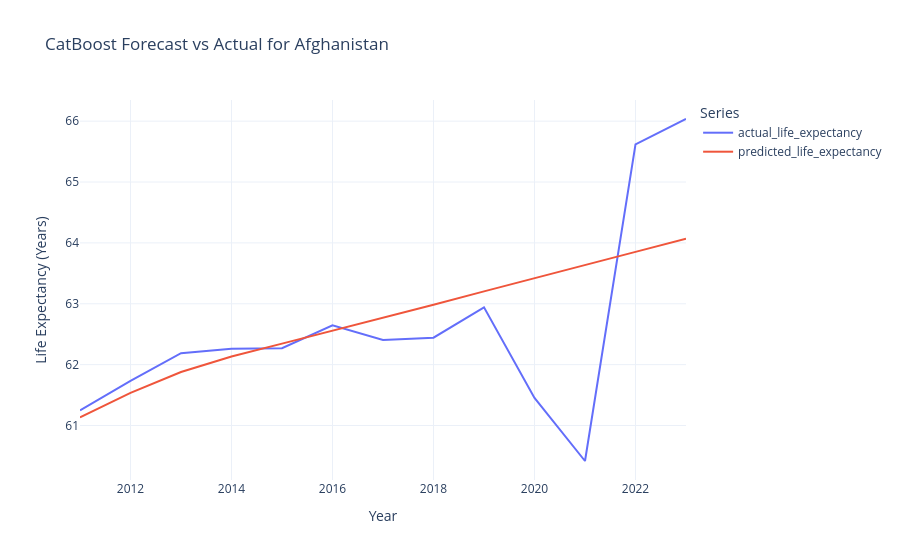
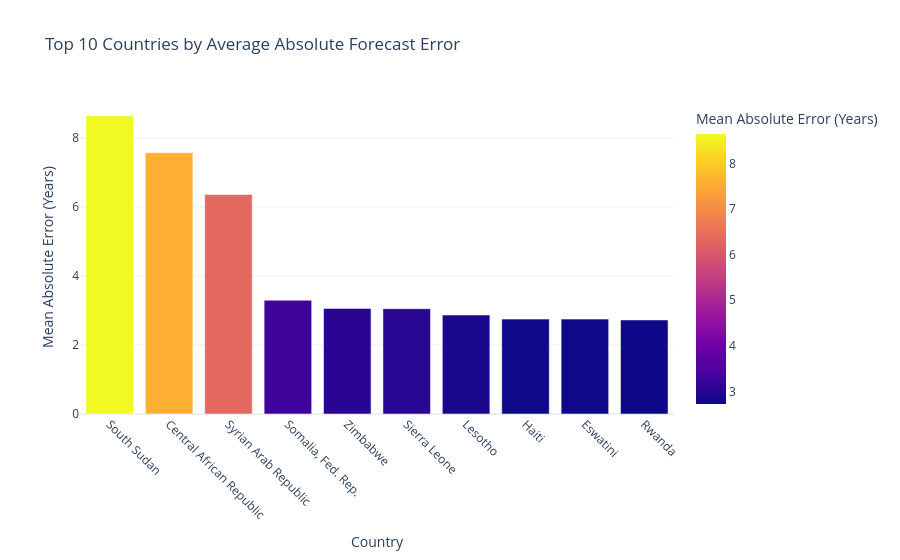

Here is the notebook cell these charts were saved with, in order:
### Markdown cell above
## Forecast results visualizations

Once the pipeline runs, this section loads the saved CatBoost outputs and shows the key charts again.

### Code cell
import pandas as pd
import plotly.express as px

forecast_file = PROJECT_ROOT / 'data' / 'results' / 'forecast_catboost.csv'
if forecast_file.exists():
    forecast_df = pd.read_csv(forecast_file)
    forecast_df = forecast_df.rename(columns={
        'Country Name': 'country_name',
        'Country Code': 'country_code',
        'Year': 'year',
        'Predicted': 'predicted_life_expectancy',
        'Actual': 'actual_life_expectancy',
    })

    # summary metrics across all forecast rows
    forecast_df['abs_error'] = (forecast_df['actual_life_expectancy'] - forecast_df['predicted_life_expectancy']).abs()
    summary = {
        'MAE': round(forecast_df['abs_error'].mean(), 4),
        'RMSE': round(((forecast_df['actual_life_expectancy'] - forecast_df['predicted_life_expectancy']) ** 2).mean() ** 0.5, 4),
        'Countries': int(forecast_df['country_name'].nunique()),
        'Years': int(forecast_df['year'].nunique()),
    }

    print('Forecast summary:')
    for k, v in summary.items():
        print(f'  {k}: {v}')

    country_options = sorted(forecast_df['country_name'].dropna().unique())
    selected_country = country_options[0] if country_options else None

    if selected_country is not None:
        country_df = forecast_df[forecast_df['country_name'] == selected_country].sort_values('year')
        country_plot = country_df[['year', 'actual_life_expectancy', 'predicted_life_expectancy']].melt(
            id_vars='year',
            var_name='series',
            value_name='life_expectancy',
        )
        fig = px.line(
            country_plot,
            x='year',
            y='life_expectancy',
            color='series',
            title=f'CatBoost Forecast vs Actual for {selected_country}',
            labels={'year': 'Year', 'life_expectancy': 'Life Expectancy (Years)', 'series': 'Series'},
            template='plotly_white',
        )
        fig.show()

    # country comparison: average absolute error by country
    country_error = (
        forecast_df.assign(error_abs=lambda d: (d['actual_life_expectancy'] - d['predicted_life_expectancy']).abs())
        .groupby('country_name', as_index=False)['error_abs']
        .mean()
        .sort_values('error_abs', ascending=False)
        .head(10)
    )

    comparison_fig = px.bar(
        country_error,
        x='country_name',
        y='error_abs',
        color='error_abs',
        title='Top 10 Countries by Average Absolute Forecast Error',
        labels={'country_name': 'Country', 'error_abs': 'Mean Absolute Error (Years)'},
        template='plotly_white',
    )
    comparison_fig.update_xaxes(tickangle=45)
    comparison_fig.show()
else:
    print('Forecast file not found yet. Run the forecasting pipeline first.')

### Figure 1 — Plotly figure (JSON) as saved in the notebook; plotly's stock layout.template omitted (floating-point values rounded to 4 significant figures)
{"data": [{"hovertemplate": "Series=actual_life_expectancy<br>Year=%{x}<br>Life Expectancy (Years)=%{y}<extra></extra>", "legendgroup": "actual_life_expectancy", "line": {"color": "#636efa", "dash": "solid"}, "marker": {"symbol": "circle"}, "mode": "lines", "name": "actual_life_expectancy", "orientation": "v", "showlegend": true, "type": "scatter", "x": [2011, 2012, 2013, 2014, 2015, 2016, 2017, 2018, 2019, 2020, 2021, 2022, 2023], "xaxis": "x", "y": [61.25, 61.73, 62.19, 62.26, 62.27, 62.65, 62.41, 62.44, 62.94, 61.45, 60.42, 65.62, 66.03], "yaxis": "y"}, {"hovertemplate": "Series=predicted_life_expectancy<br>Year=%{x}<br>Life Expectancy (Years)=%{y}<extra></extra>", "legendgroup": "predicted_life_expectancy", "line": {"color": "#EF553B", "dash": "solid"}, "marker": {"symbol": "circle"}, "mode": "lines", "name": "predicted_life_expectancy", "orientation": "v", "showlegend": true, "type": "scatter", "x": [2011, 2012, 2013, 2014, 2015, 2016, 2017, 2018, 2019, 2020, 2021, 2022, 2023], "xaxis": "x", "y": [61.13, 61.53, 61.88, 62.13, 62.35, 62.56, 62.76, 62.98, 63.2, 63.42, 63.63, 63.85, 64.07], "yaxis": "y"}], "layout": {"legend": {"title": {"text": "Series"}, "tracegroupgap": 0}, "title": {"text": "CatBoost Forecast vs Actual for Afghanistan"}, "xaxis": {"anchor": "y", "domain": [0, 1], "title": {"text": "Year"}}, "yaxis": {"anchor": "x", "domain": [0, 1], "title": {"text": "Life Expectancy (Years)"}}}}

### Figure 2 — Plotly figure (JSON) as saved in the notebook; plotly's stock layout.template omitted (floating-point values rounded to 4 significant figures)
{"data": [{"alignmentgroup": "True", "hovertemplate": "Country=%{x}<br>Mean Absolute Error (Years)=%{marker.color}<extra></extra>", "legendgroup": "", "marker": {"color": [8.642, 7.57, 6.358, 3.296, 3.06, 3.052, 2.868, 2.749, 2.749, 2.725], "coloraxis": "coloraxis", "pattern": {"shape": ""}}, "name": "", "offsetgroup": "", "orientation": "v", "showlegend": false, "textposition": "auto", "type": "bar", "x": ["South Sudan", "Central African Republic", "Syrian Arab Republic", "Somalia, Fed. Rep.", "Zimbabwe", "Sierra Leone", "Lesotho", "Haiti", "Eswatini", "Rwanda"], "xaxis": "x", "y": [8.642, 7.57, 6.358, 3.296, 3.06, 3.052, 2.868, 2.749, 2.749, 2.725], "yaxis": "y"}], "layout": {"barmode": "relative", "coloraxis": {"colorbar": {"title": {"text": "Mean Absolute Error (Years)"}}, "colorscale": [[0, "#0d0887"], [0.1111, "#46039f"], [0.2222, "#7201a8"], [0.3333, "#9c179e"], [0.4444, "#bd3786"], [0.5556, "#d8576b"], [0.6667, "#ed7953"], [0.7778, "#fb9f3a"], [0.8889, "#fdca26"], [1, "#f0f921"]]}, "legend": {"tracegroupgap": 0}, "title": {"text": "Top 10 Countries by Average Absolute Forecast Error"}, "xaxis": {"anchor": "y", "domain": [0, 1], "tickangle": 45, "title": {"text": "Country"}}, "yaxis": {"anchor": "x", "domain": [0, 1], "title": {"text": "Mean Absolute Error (Years)"}}}}
